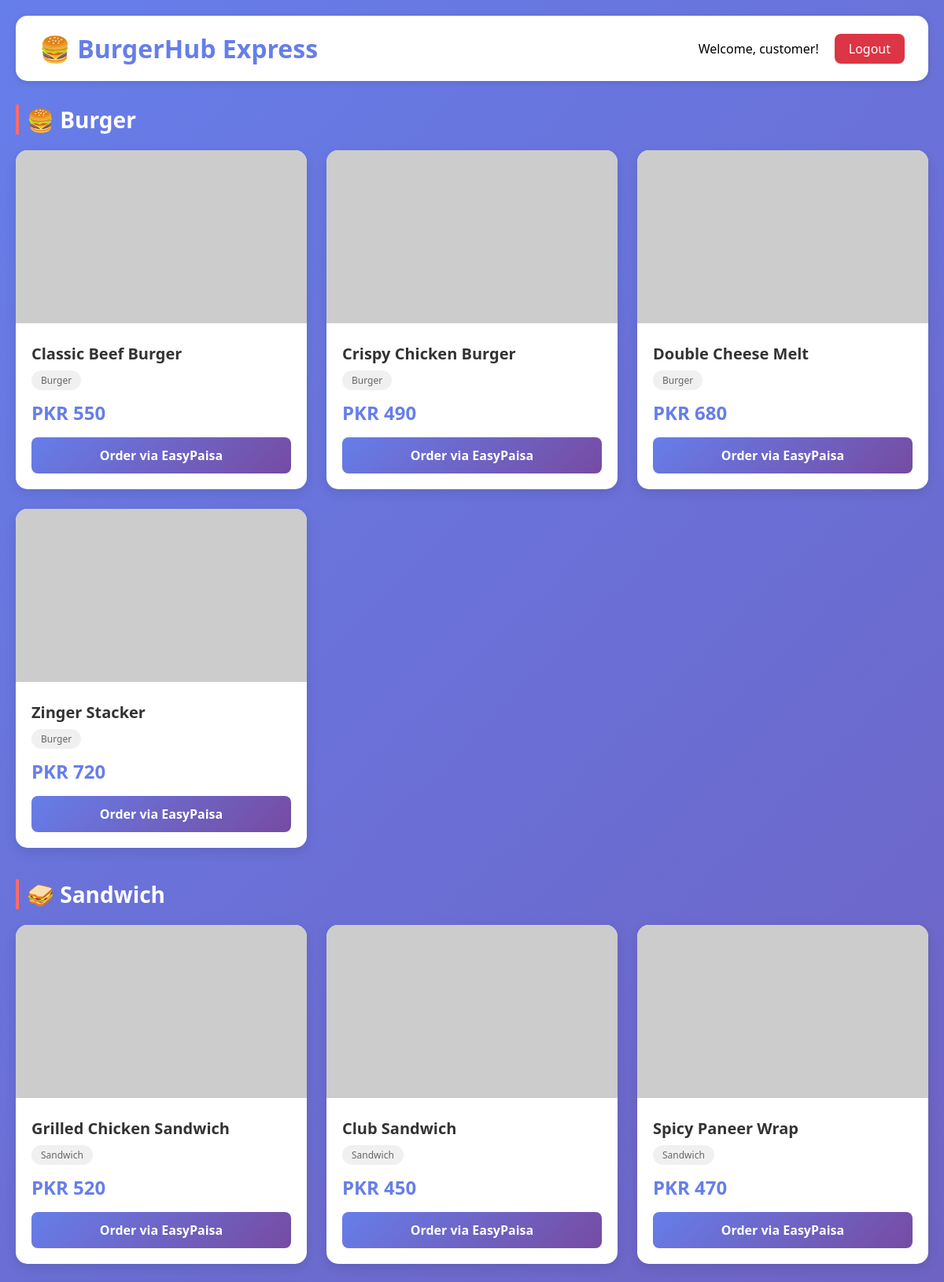
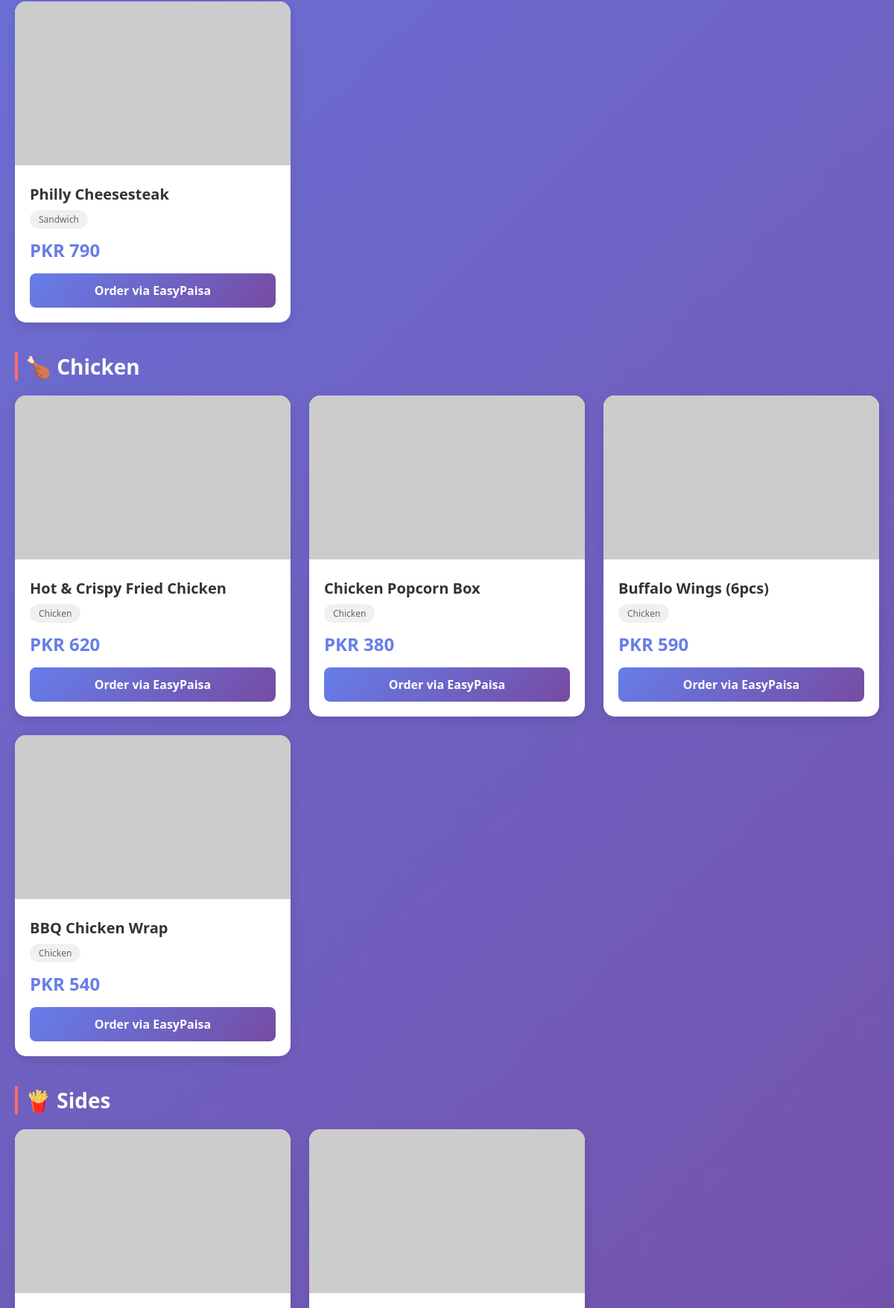
/menu (signed in, upper part), run on the app's committed database (2 pictures, top to bottom).
### models.py (models this page shows)
class User(UserMixin, db.Model):
    __tablename__ = 'users'
    id = db.Column(db.Integer, primary_key=True)
    username = db.Column(db.String(80), unique=True, nullable=False)
    password = db.Column(db.String(200), nullable=False)  # In production, hash this!
    full_name = db.Column(db.String(120), nullable=True)
    created_at = db.Column(db.DateTime, default=datetime.utcnow)
    orders = db.relationship('Order', backref='customer', lazy=True)

class FoodItem(db.Model):
    __tablename__ = 'food_items'
    id = db.Column(db.Integer, primary_key=True)
    name = db.Column(db.String(100), nullable=False)
    category = db.Column(db.String(50), nullable=False)  # Burger, Sandwich, Chicken, etc.
    price = db.Column(db.Integer, nullable=False)
    image_url = db.Column(db.String(300), nullable=True)
    is_available = db.Column(db.Boolean, default=True)
    order_items = db.relationship('OrderItem', backref='food_item', lazy=True)

### app.py (the view)
@app.route('/menu')
@login_required
def menu():
    food_items = FoodItem.query.filter_by(is_available=True).all()
    categories = {}
    for item in food_items:
        if item.category not in categories:
            categories[item.category] = []
        categories[item.category].append(item)
    return render_template('menu.html', user=current_user, categories=categories)

### app.py (called while the page is built)
@login_manager.user_loader
def load_user(user_id):
    return User.query.get(int(user_id))

### templates/menu.html (shortened to what this page needs)
<!DOCTYPE html>
<html lang="en">
<head>
    <link rel="stylesheet" href="{{ url_for('static', filename='css/style.css') }}">
</head>
<body>
    <div class="menu-container">
        <div class="header">
            <h1>🍔 BurgerHub Express</h1>
            <div class="user-info">
                <span>Welcome, {{ user.username }}!</span>
                <a href="{{ url_for('logout') }}" class="btn-logout">Logout</a>
            </div>
        </div>
        {% for category, items in categories.items() %}
        <div class="category-section">
            <h2 class="category-title">
                {% if category == 'Burger' %}🍔 {% elif category == 'Sandwich' %}🥪 {% elif category == 'Chicken' %}🍗 {% elif category == 'Sides' %}🍟 {% else %}🥤 {% endif %}
                {{ category }}
            </h2>
            <div class="food-grid">
                {% for item in items %}
                <div class="food-card">
                    <img src="{{ item.image_url }}" alt="{{ item.name }}" class="food-image" onerror="this.src='https://via.placeholder.com/400x300?text=Food+Image'">
                    <div class="food-info">
                        <div class="food-name">{{ item.name }}</div>
                        <span class="food-category">{{ item.category }}</span>
                        <div class="food-price">PKR {{ item.price }}</div>
                        <form action="{{ url_for('order_food', food_id=item.id) }}" method="GET">
                            <button type="submit" class="btn-order">Order via EasyPaisa</button>
                        </form>
                    </div>
                </div>
                {% endfor %}
            </div>
        </div>
        {% endfor %}
    </div>
</body>
</html>

### static/css/style.css (style rules this page uses)
* { margin: 0; padding: 0; box-sizing: border-box; font-family: 'Segoe UI', Tahoma, Geneva, Verdana, sans-serif; }
body { background: linear-gradient(135deg, #667eea 0%, #764ba2 100%); min-height: 100vh; padding: 20px; }
.menu-container { max-width: 1400px; margin: 0 auto; }
.header { background: white; border-radius: 15px; padding: 20px 30px; margin-bottom: 30px; display: flex; justify-content: space-between; align-items: center; box-shadow: 0 2px 10px rgba(0,0,0,0.1); }
.header h1 { color: #667eea; }
.user-info { display: flex; align-items: center; gap: 20px; }
.btn-logout { padding: 8px 18px; background: #dc3545; color: white; border: none; border-radius: 8px; cursor: pointer; text-decoration: none; }
.category-section { margin-bottom: 40px; }
.category-title { font-size: 28px; color: white; margin-bottom: 20px; padding-left: 10px; border-left: 4px solid #ff6b6b; }
.food-grid { display: grid; grid-template-columns: repeat(auto-fill, minmax(300px, 1fr)); gap: 25px; }
.food-card { background: white; border-radius: 15px; overflow: hidden; box-shadow: 0 5px 15px rgba(0,0,0,0.1); transition: transform 0.3s, box-shadow 0.3s; cursor: pointer; }
.food-image { width: 100%; height: 220px; object-fit: cover; }
.food-info { padding: 20px; }
.food-name { font-size: 20px; font-weight: 700; color: #333; margin-bottom: 8px; }
.food-category { display: inline-block; padding: 4px 12px; background: #f0f0f0; border-radius: 20px; font-size: 12px; color: #666; margin-bottom: 12px; }
.food-price { font-size: 24px; font-weight: 700; color: #667eea; margin-bottom: 15px; }
.btn-order { width: 100%; padding: 12px; background: linear-gradient(135deg, #667eea 0%, #764ba2 100%); color: white; border: none; border-radius: 8px; font-size: 16px; font-weight: 600; cursor: pointer; transition: opacity 0.3s; }

### data on the page
User: username "customer"
FoodItem: category "Burger", name "Classic Beef Burger", price "550"
FoodItem: name "Crispy Chicken Burger", category "Burger", price "490"
FoodItem: name "Double Cheese Melt", category "Burger", price "680"
FoodItem: name "Zinger Stacker", category "Burger", price "720"
FoodItem: category "Sandwich", name "Grilled Chicken Sandwich", price "520"
FoodItem: name "Club Sandwich", category "Sandwich", price "450"
FoodItem: name "Spicy Paneer Wrap", category "Sandwich", price "470"
FoodItem: name "Philly Cheesesteak", category "Sandwich", price "790"
FoodItem: category "Chicken", name "Hot & Crispy Fried Chicken", price "620"
FoodItem: name "Chicken Popcorn Box", category "Chicken", price "380"
FoodItem: name "Buffalo Wings (6pcs)", category "Chicken", price "590"
FoodItem: name "BBQ Chicken Wrap", category "Chicken", price "540"
FoodItem: category "Sides"
